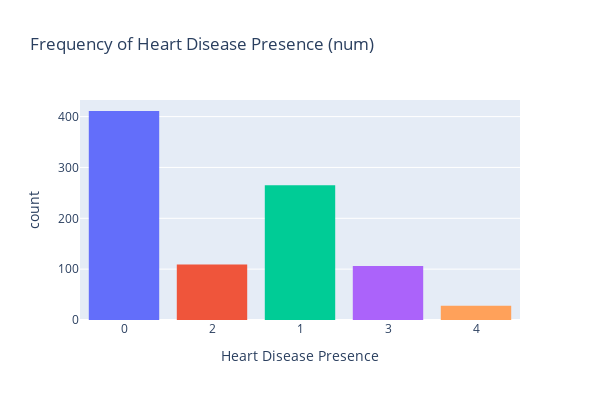

The notebook cell this image was saved under:
### Code cell
# frequency of heart disease presence (num) using plotly express

fig = px.histogram(
    df,
    x='num',
    color='num',
    labels={'num': 'Heart Disease Presence'},
    title='Frequency of Heart Disease Presence (num)'
)
fig.update_layout(height=400, width=600, showlegend=False)
fig.show()

### Figure 1 — Plotly figure (JSON) as saved in the notebook; plotly's stock layout.template omitted (floating-point values rounded to 4 significant figures; data arrays with more than 128 entries replaced by an {"elided": "..."} marker saying what was removed)
{"data": [{"bingroup": "x", "hovertemplate": "Heart Disease Presence=%{x}<br>count=%{y}<extra></extra>", "legendgroup": "0", "marker": {"color": "#636efa", "pattern": {"shape": ""}}, "name": "0", "orientation": "v", "showlegend": true, "type": "histogram", "x": {"elided": "411 str values"}, "xaxis": "x", "yaxis": "y"}, {"bingroup": "x", "hovertemplate": "Heart Disease Presence=%{x}<br>count=%{y}<extra></extra>", "legendgroup": "2", "marker": {"color": "#EF553B", "pattern": {"shape": ""}}, "name": "2", "orientation": "v", "showlegend": true, "type": "histogram", "x": ["2", "2", "2", "2", "2", "2", "2", "2", "2", "2", "2", "2", "2", "2", "2", "2", "2", "2", "2", "2", "2", "2", "2", "2", "2", "2", "2", "2", "2", "2", "2", "2", "2", "2", "2", "2", "2", "2", "2", "2", "2", "2", "2", "2", "2", "2", "2", "2", "2", "2", "2", "2", "2", "2", "2", "2", "2", "2", "2", "2", "2", "2", "2", "2", "2", "2", "2", "2", "2", "2", "2", "2", "2", "2", "2", "2", "2", "2", "2", "2", "2", "2", "2", "2", "2", "2", "2", "2", "2", "2", "2", "2", "2", "2", "2", "2", "2", "2", "2", "2", "2", "2", "2", "2", "2", "2", "2", "2", "2"], "xaxis": "x", "yaxis": "y"}, {"bingroup": "x", "hovertemplate": "Heart Disease Presence=%{x}<br>count=%{y}<extra></extra>", "legendgroup": "1", "marker": {"color": "#00cc96", "pattern": {"shape": ""}}, "name": "1", "orientation": "v", "showlegend": true, "type": "histogram", "x": {"elided": "265 str values"}, "xaxis": "x", "yaxis": "y"}, {"bingroup": "x", "hovertemplate": "Heart Disease Presence=%{x}<br>count=%{y}<extra></extra>", "legendgroup": "3", "marker": {"color": "#ab63fa", "pattern": {"shape": ""}}, "name": "3", "orientation": "v", "showlegend": true, "type": "histogram", "x": ["3", "3", "3", "3", "3", "3", "3", "3", "3", "3", "3", "3", "3", "3", "3", "3", "3", "3", "3", "3", "3", "3", "3", "3", "3", "3", "3", "3", "3", "3", "3", "3", "3", "3", "3", "3", "3", "3", "3", "3", "3", "3", "3", "3", "3", "3", "3", "3", "3", "3", "3", "3", "3", "3", "3", "3", "3", "3", "3", "3", "3", "3", "3", "3", "3", "3", "3", "3", "3", "3", "3", "3", "3", "3", "3", "3", "3", "3", "3", "3", "3", "3", "3", "3", "3", "3", "3", "3", "3", "3", "3", "3", "3", "3", "3", "3", "3", "3", "3", "3", "3", "3", "3", "3", "3", "3"], "xaxis": "x", "yaxis": "y"}, {"bingroup": "x", "hovertemplate": "Heart Disease Presence=%{x}<br>count=%{y}<extra></extra>", "legendgroup": "4", "marker": {"color": "#FFA15A", "pattern": {"shape": ""}}, "name": "4", "orientation": "v", "showlegend": true, "type": "histogram", "x": ["4", "4", "4", "4", "4", "4", "4", "4", "4", "4", "4", "4", "4", "4", "4", "4", "4", "4", "4", "4", "4", "4", "4", "4", "4", "4", "4", "4"], "xaxis": "x", "yaxis": "y"}], "layout": {"barmode": "relative", "height": 400, "legend": {"title": {"text": "Heart Disease Presence"}, "tracegroupgap": 0}, "showlegend": false, "title": {"text": "Frequency of Heart Disease Presence (num)"}, "width": 600, "xaxis": {"anchor": "y", "categoryarray": ["0", "2", "1", "3", "4"], "categoryorder": "array", "domain": [0, 1], "title": {"text": "Heart Disease Presence"}}, "yaxis": {"anchor": "x", "domain": [0, 1], "title": {"text": "count"}}}}
